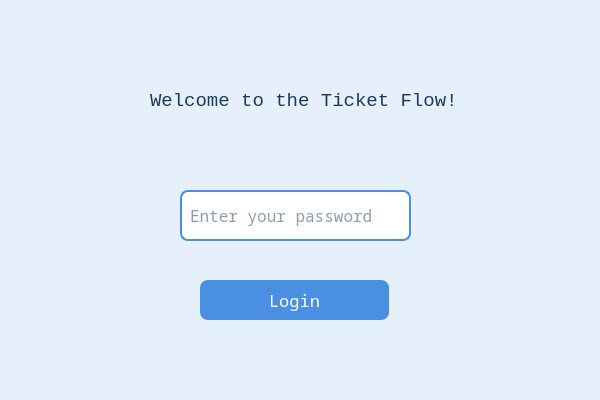
<?xml version="1.0" encoding="UTF-8"?>
<ui version="4.0">
 <class>Login</class>
 <widget class="QDialog" name="Login">
  <property name="geometry">
   <rect>
    <x>0</x>
    <y>0</y>
    <width>600</width>
    <height>400</height>
   </rect>
  </property>
  <property name="font">
   <font>
    <family>Monospace</family>
    <pointsize>14</pointsize>
   </font>
  </property>
  <property name="windowTitle">
   <string>Login</string>
  </property>
  <property name="windowIcon">
   <iconset theme="QIcon::ThemeIcon::DialogPassword"/>
  </property>
  <property name="styleSheet">
   <string notr="true">QWidget {
    background-color: #E6F0FA; 
    color: #1A3C60;
}</string>
  </property>
  <widget class="QStackedWidget" name="stackedWidget">
   <property name="geometry">
    <rect>
     <x>0</x>
     <y>10</y>
     <width>591</width>
     <height>371</height>
    </rect>
   </property>
   <widget class="QWidget" name="loginPage">
    <widget class="QLineEdit" name="passwordLine">
     <property name="geometry">
      <rect>
       <x>180</x>
       <y>180</y>
       <width>231</width>
       <height>51</height>
      </rect>
     </property>
     <property name="font">
      <font>
       <family>Noto Sans Mono</family>
       <pointsize>12</pointsize>
      </font>
     </property>
     <property name="styleSheet">
      <string notr="true">QLineEdit {
    background-color: white;
    border: 2px solid #4A90E2; 
    border-radius: 8px;
    padding: 6px;
}

QLineEdit:focus {
    border: 2px solid #1A73E8; 
    background-color: #F0F8FF;
}
</string>
     </property>
     <property name="echoMode">
      <enum>QLineEdit::EchoMode::Password</enum>
     </property>
     <property name="placeholderText">
      <string>Enter your password</string>
     </property>
    </widget>
    <widget class="QLabel" name="ticketFlowLabel">
     <property name="geometry">
      <rect>
       <x>150</x>
       <y>50</y>
       <width>321</width>
       <height>81</height>
      </rect>
     </property>
     <property name="font">
      <font>
       <family>Monospace</family>
       <pointsize>14</pointsize>
       <italic>false</italic>
       <bold>false</bold>
      </font>
     </property>
     <property name="styleSheet">
      <string notr="true">QLabel {
    color: #1A3C60;
}
</string>
     </property>
     <property name="text">
      <string>Welcome to the Ticket Flow!</string>
     </property>
    </widget>
    <widget class="QPushButton" name="checkPassButton">
     <property name="geometry">
      <rect>
       <x>200</x>
       <y>270</y>
       <width>189</width>
       <height>40</height>
      </rect>
     </property>
     <property name="font">
      <font>
       <family>Noto Sans Mono</family>
       <pointsize>13</pointsize>
      </font>
     </property>
     <property name="cursor">
      <cursorShape>PointingHandCursor</cursorShape>
     </property>
     <property name="styleSheet">
      <string notr="true">QPushButton {
    background-color: #4A90E2; 
    color: white;
    border-radius: 8px;
    padding: 8px 16px;
    border: none;
}

QPushButton:hover {
    background-color: #357ABD;
}

QPushButton:pressed {
    background-color: #2C5AA0; 
}</string>
     </property>
     <property name="text">
      <string>Login</string>
     </property>
    </widget>
   </widget>
   <widget class="QWidget" name="signInPage">
    <widget class="QLabel" name="signInLabel">
     <property name="geometry">
      <rect>
       <x>150</x>
       <y>50</y>
       <width>311</width>
       <height>61</height>
      </rect>
     </property>
     <property name="font">
      <font>
       <family>Monospace</family>
       <pointsize>14</pointsize>
      </font>
     </property>
     <property name="styleSheet">
      <string notr="true">QLabel {
    color: #1A3C60;
}
</string>
     </property>
     <property name="text">
      <string>Welcome to the Ticket Flow!</string>
     </property>
    </widget>
    <widget class="QLineEdit" name="signInLine">
     <property name="geometry">
      <rect>
       <x>180</x>
       <y>140</y>
       <width>221</width>
       <height>41</height>
      </rect>
     </property>
     <property name="font">
      <font>
       <family>Monospace</family>
       <pointsize>12</pointsize>
      </font>
     </property>
     <property name="styleSheet">
      <string notr="true">QLineEdit {
    background-color: white;
    border: 2px solid #4A90E2; 
    border-radius: 8px;
    padding: 6px;
}

QLineEdit:focus {
    border: 2px solid #1A73E8; 
    background-color: #F0F8FF;
}
</string>
     </property>
     <property name="text">
      <string/>
     </property>
     <property name="echoMode">
      <enum>QLineEdit::EchoMode::Password</enum>
     </property>
     <property name="placeholderText">
      <string>Enter new password</string>
     </property>
    </widget>
    <widget class="QLineEdit" name="signInLineRepeat">
     <property name="geometry">
      <rect>
       <x>180</x>
       <y>200</y>
       <width>221</width>
       <height>41</height>
      </rect>
     </property>
     <property name="font">
      <font>
       <family>Monospace</family>
       <pointsize>12</pointsize>
      </font>
     </property>
     <property name="styleSheet">
      <string notr="true">QLineEdit {
    background-color: white;
    border: 2px solid #4A90E2; 
    border-radius: 8px;
    padding: 6px;
}

QLineEdit:focus {
    border: 2px solid #1A73E8; 
    background-color: #F0F8FF;
}
</string>
     </property>
     <property name="text">
      <string/>
     </property>
     <property name="echoMode">
      <enum>QLineEdit::EchoMode::Password</enum>
     </property>
     <property name="placeholderText">
      <string>Repeat new password</string>
     </property>
    </widget>
    <widget class="QPushButton" name="signInButton">
     <property name="geometry">
      <rect>
       <x>190</x>
       <y>270</y>
       <width>209</width>
       <height>38</height>
      </rect>
     </property>
     <property name="font">
      <font>
       <family>Monospace</family>
       <pointsize>12</pointsize>
      </font>
     </property>
     <property name="cursor">
      <cursorShape>PointingHandCursor</cursorShape>
     </property>
     <property name="styleSheet">
      <string notr="true">QPushButton {
    background-color: #4A90E2; 
    color: white;
    border-radius: 8px;
    padding: 8px 16px;
    border: none;
}

QPushButton:hover {
    background-color: #357ABD;
}

QPushButton:pressed {
    background-color: #2C5AA0; 
}</string>
     </property>
     <property name="text">
      <string>Confirm Password</string>
     </property>
    </widget>
   </widget>
  </widget>
 </widget>
 <resources/>
 <connections/>
</ui>
